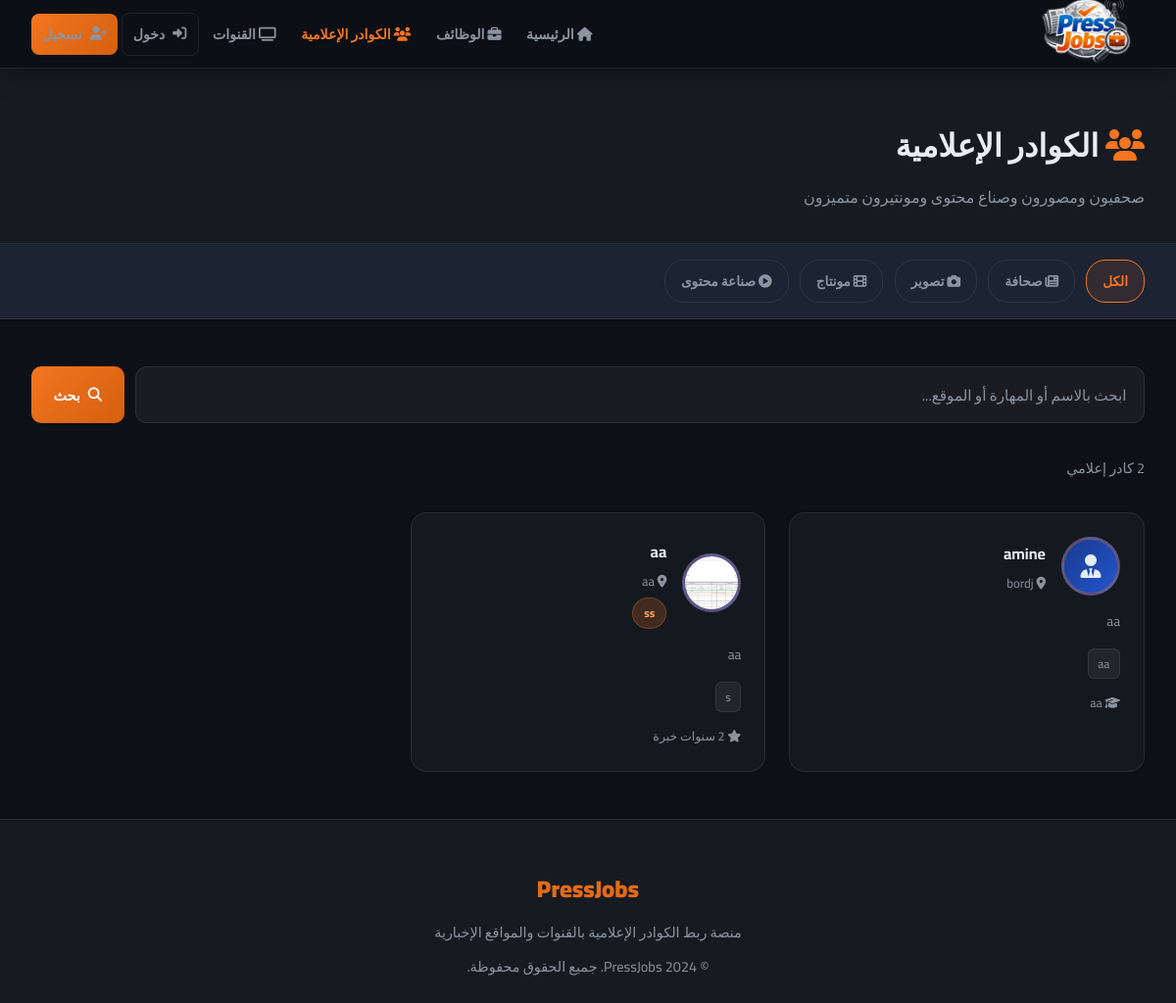
Before: /journalists with the older database file.
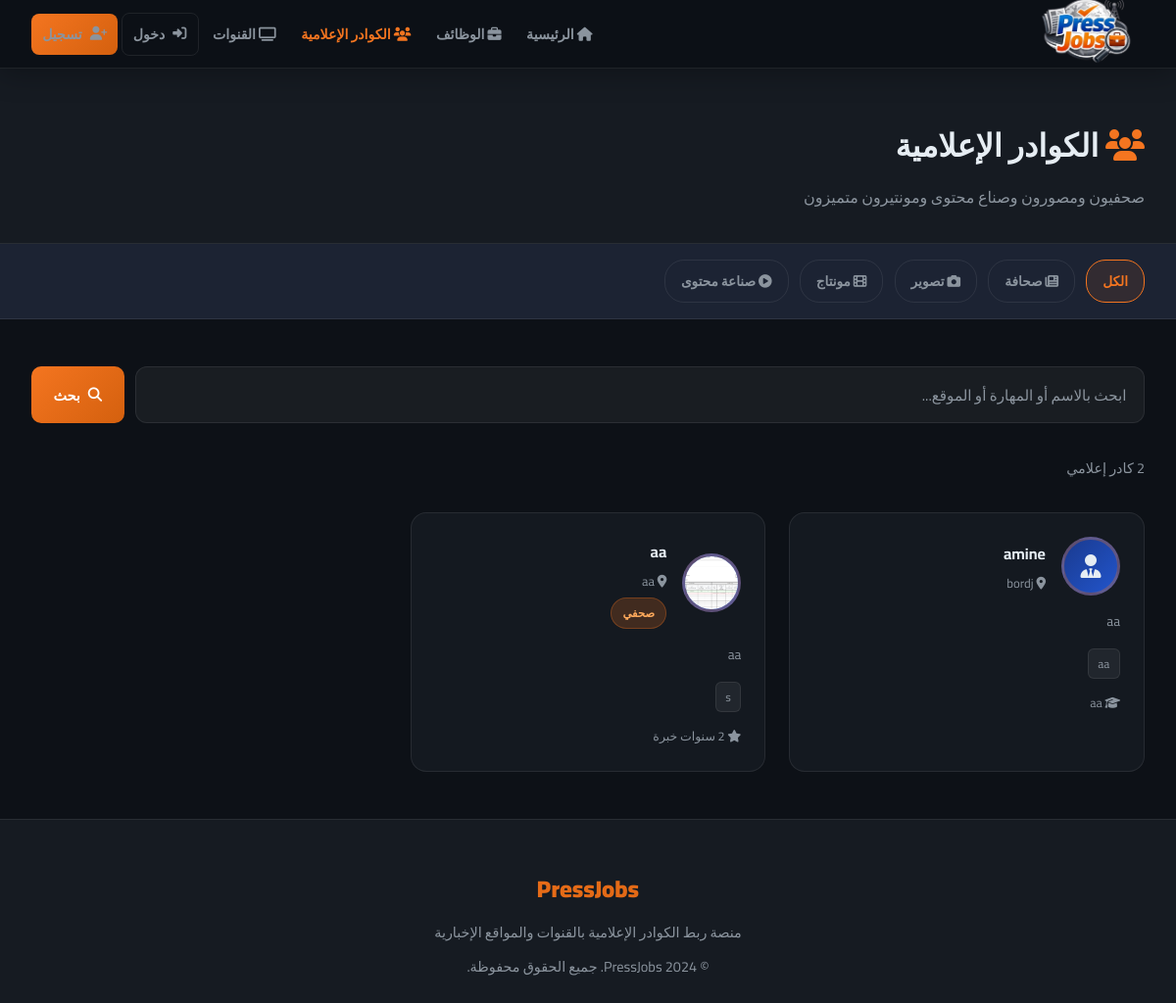
After: the same page with the newer database file.
### tables this page shows
CREATE TABLE users (
        id INTEGER PRIMARY KEY AUTOINCREMENT,
        name TEXT NOT NULL,
        email TEXT UNIQUE NOT NULL,
        password TEXT NOT NULL,
        account_type TEXT NOT NULL,
        bio TEXT,
        location TEXT,
        skills TEXT,
        education TEXT,
        experience TEXT,
        profile_image TEXT,
        created_at TEXT DEFAULT CURRENT_TIMESTAMP
    , last_name TEXT, gender TEXT, civil_status TEXT, specialty TEXT, years_experience TEXT, preferred_channels TEXT, extra_skills TEXT, cv_filename TEXT, intro_video TEXT, article_links TEXT);

### app.py (the view)
@app.route('/journalists')
def journalists():
    conn = get_db()
    category = request.args.get('category', '')
    query = "SELECT * FROM users WHERE account_type='journalist'"
    params = []
    if category:
        query += ' AND skills LIKE ?'
        params.append(f'%{category}%')
    users = conn.execute(query, params).fetchall()
    conn.close()
    return render_template('journalists.html', journalists=users, category=category)

### app.py (called while the page is built)
def get_db():
    conn = sqlite3.connect(DB_PATH)
    conn.row_factory = sqlite3.Row
    return conn

### templates/journalists.html (shortened to what this page needs)
{% extends 'base.html' %}
{% block content %}
<div class="page-header">
    <div style="max-width:1200px;margin:0 auto">
        <h1><i class="fas fa-users" style="color:var(--orange)"></i> الكوادر الإعلامية</h1>
        <p>صحفيون ومصورون وصناع محتوى ومونتيرون متميزون</p>
    </div>
</div>
<div class="filter-bar">
    <a href="/journalists" {% if not category %}class="active"{% endif %}>الكل</a>
    <a href="/journalists?category=صحافة" {% if category=='صحافة' %}class="active"{% endif %}><i class="fas fa-newspaper"></i> صحافة</a>
    <a href="/journalists?category=تصوير" {% if category=='تصوير' %}class="active"{% endif %}><i class="fas fa-camera"></i> تصوير</a>
    <a href="/journalists?category=مونتاج" {% if category=='مونتاج' %}class="active"{% endif %}><i class="fas fa-film"></i> مونتاج</a>
    <a href="/journalists?category=صناعة محتوى" {% if category=='صناعة محتوى' %}class="active"{% endif %}><i class="fas fa-play-circle"></i> صناعة محتوى</a>
</div>
<div class="journalists-layout">
    <form class="search-bar" method="get">
        <input type="text" name="search" value="{{ search }}" placeholder="ابحث بالاسم أو المهارة أو الموقع...">
        <button type="submit" class="btn btn-primary"><i class="fas fa-search"></i> بحث</button>
    </form>
    {% if journalists %}
    <p style="color:var(--text-muted);margin-bottom:2rem;font-size:0.9rem">
        {{ journalists|length }} كادر إعلامي
    </p>
    <div class="grid-3">
    {% for j in journalists %}
    <a href="/profile/{{ j.id }}" class="journalist-card">
        <div class="jc-header">
            <div class="jc-avatar">
                {% if j.profile_image %}
                    <img src="/static/uploads/{{ j.profile_image }}" alt="{{ j.name }}">
                {% else %}
                    <i class="fas fa-user-tie"></i>
                {% endif %}
            </div>
            <div>
                <div class="jc-name">{{ j.name }}{% if j.last_name %} {{ j.last_name }}{% endif %}</div>
                {% if j.location %}<div class="jc-location"><i class="fas fa-map-marker-alt"></i> {{ j.location }}</div>{% endif %}
                {% if j.specialty %}
                <div class="jc-specialty">
                    <span class="badge badge-orange" style="font-size:0.72rem">{{ j.specialty }}</span>
                </div>
                {% endif %}
            </div>
        </div>
        {% if j.bio %}<p class="jc-bio">{{ j.bio }}</p>{% endif %}
        {% if j.skills %}
        <div class="jc-skills">
            {% for skill in j.skills.split(',')[:4] %}
            <span class="skill-dot">{{ skill.strip() }}</span>
            {% endfor %}
        </div>
        {% endif %}
        {% if j.years_experience %}
        <div style="margin-top:0.8rem;font-size:0.78rem;color:var(--text-muted)"><i class="fas fa-star"></i> {{ j.years_experience }} سنوات خبرة</div>
        {% elif j.education %}
        <div style="margin-top:0.8rem;font-size:0.78rem;color:var(--text-muted)"><i class="fas fa-graduation-cap"></i> {{ j.education[:50] }}</div>
        {% endif %}
    </a>
    {% endfor %}
    </div>
    {% endif %}
</div>
{% endblock %}

Changed rows visible on the page:
changed users: specialty "ss" → "صحفي"
